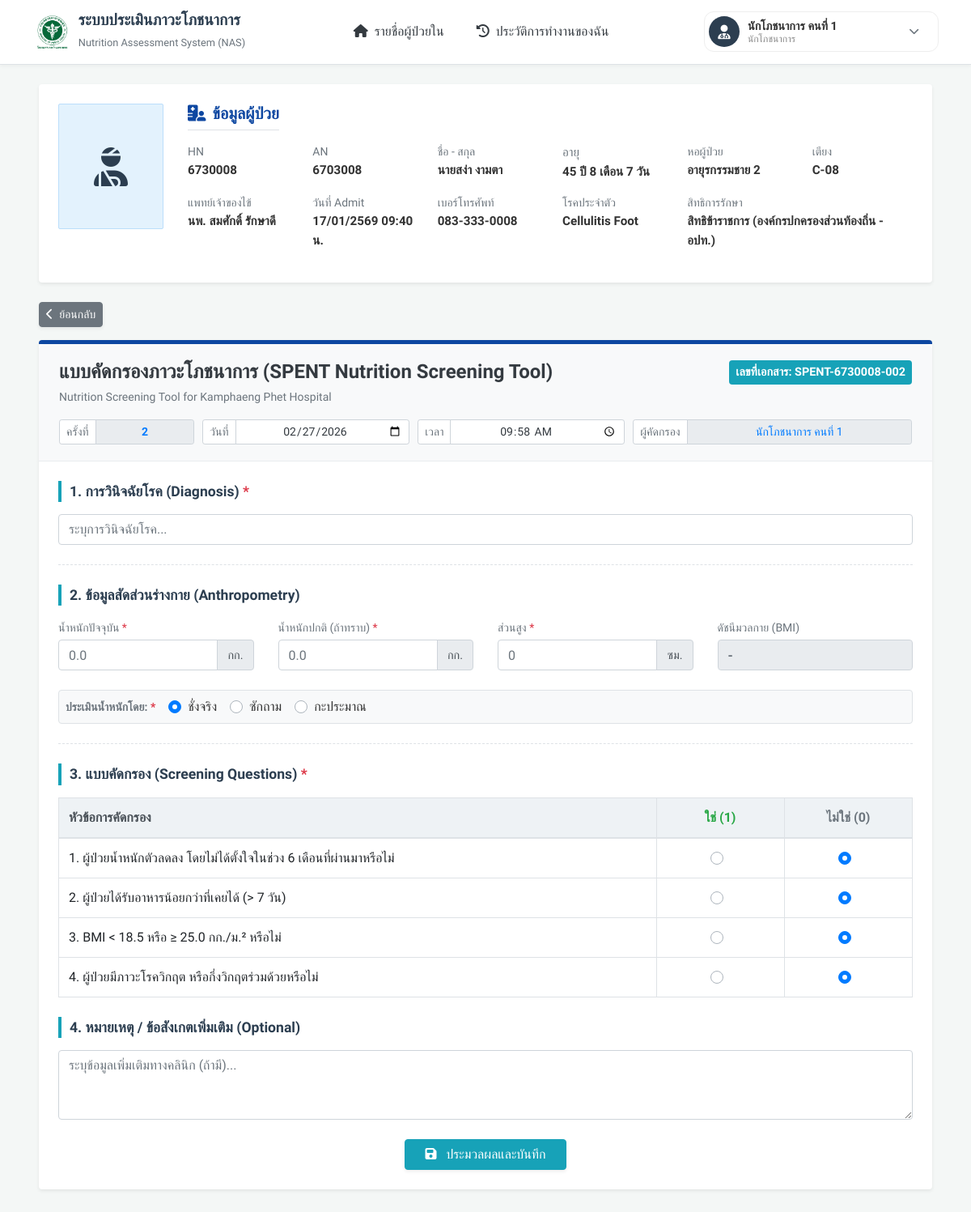
The page /nutrition_screening_form.php?hn=6730008&an=6703008 (signed in) on the database its author committed.
### tables this page shows
CREATE TABLE `admissions` (
  `admissions_id` int(11) NOT NULL COMMENT 'รหัสลำดับการเข้ารับการรักษาในระบบ',
  `admissions_an` varchar(20) NOT NULL COMMENT 'เลขที่ผู้ป่วยใน',
  `patient_id` int(11) NOT NULL COMMENT 'รหัสผู้ป่วย',
  `health_insurance_id` int(11) NOT NULL COMMENT 'สิทธิการรักษาพยาบาล',
  `admit_datetime` datetime NOT NULL COMMENT 'วันและเวลาที่รับผู้ป่วยเข้าพักรักษาตัว',
  `discharge_datetime` datetime DEFAULT NULL COMMENT 'วันและเวลาที่จำหน่ายผู้ป่วยออกจากโรงพยาบาล',
  `ward_id` int(11) NOT NULL COMMENT 'รหัสหอผู้ป่วยที่เข้ารักษา',
  `bed_number` varchar(10) DEFAULT NULL COMMENT 'หมายเลขเตียงของผู้ป่วย',
  `doctor_id` int(11) DEFAULT NULL COMMENT 'รหัสแพทย์เจ้าของไข้ผู้รับผิดชอบ',
  `status` varchar(50) NOT NULL DEFAULT 'Admitted' COMMENT 'สถานะผู้ป่วย (Admitted = กำลังรักษาตัว, Discharged = จำหน่ายออกแล้ว)',
  `created_at` datetime DEFAULT current_timestamp() COMMENT 'วันและเวลาที่สร้าง'
);

CREATE TABLE `patient` (
  `patient_id` int(11) NOT NULL COMMENT 'รหัสลำดับอ้างอิงข้อมูลผู้ป่วย',
  `patient_hn` varchar(20) NOT NULL COMMENT 'รหัสประจำตัวผู้ป่วย',
  `patient_id_card` varchar(13) DEFAULT NULL COMMENT 'เลขประจำตัวประชาชน 13 หลัก',
  `patient_firstname` varchar(100) NOT NULL COMMENT 'ชื่อจริงผู้ป่วย',
  `patient_lastname` varchar(100) NOT NULL COMMENT 'นามสกุลผู้ป่วย',
  `patient_gender` enum('ชาย','หญิง') DEFAULT NULL COMMENT 'เพศของผู้ป่วย',
  `patient_dob` date DEFAULT NULL COMMENT 'วันเดือนปีเกิดของผู้ป่วย',
  `patient_phone` varchar(20) DEFAULT NULL COMMENT 'เบอร์โทรศัพท์สำหรับติดต่อผู้ป่วยหรือญาติ',
  `patient_drug_allergy` text DEFAULT NULL COMMENT 'ประวัติการแพ้ยา',
  `patient_congenital_disease` text DEFAULT NULL COMMENT 'โรคประจำตัว'
);

CREATE TABLE `ward` (
  `ward_id` int(11) NOT NULL COMMENT 'รหัสลำดับอ้างอิงหอผู้ป่วย',
  `ward_name` varchar(100) NOT NULL COMMENT 'ชื่อหอผู้ป่วย'
);

CREATE TABLE `doctor` (
  `doctor_id` int(11) NOT NULL COMMENT 'รหัสลำดับอ้างอิงข้อมูลแพทย์',
  `doctor_name` varchar(100) NOT NULL COMMENT 'ชื่อ-นามสกุลของแพทย์',
  `doctor_specialty` varchar(100) DEFAULT NULL COMMENT 'ความเชี่ยวชาญเฉพาะทางหรือแผนกที่สังกัด'
);

CREATE TABLE `health_insurance` (
  `health_insurance_id` int(11) NOT NULL COMMENT 'รหัสลำดับอ้างอิงสิทธิการรักษาพยาบาล',
  `health_insurance_name` varchar(100) NOT NULL COMMENT 'ชื่อสิทธิการรักษาพยาบาลของผู้ป่วย'
);

CREATE TABLE `nutritionist` (
  `nutritionist_id` int(11) NOT NULL COMMENT 'รหัสลำดับอ้างอิงข้อมูลนักโภชนาการ',
  `nutritionist_code` varchar(50) DEFAULT NULL COMMENT 'เลขที่ใบประกอบวิชาชีพ',
  `nutritionist_fullname` varchar(255) NOT NULL COMMENT 'ชื่อ-นามสกุลของนักโภชนาการ',
  `nutritionist_gender` enum('ชาย','หญิง') NOT NULL DEFAULT 'ชาย' COMMENT 'เพศของนักโภชนาการ',
  `nutritionist_position` varchar(100) DEFAULT 'นักโภชนาการ' COMMENT 'ตำแหน่งงาน',
  `nutritionist_username` varchar(100) NOT NULL COMMENT 'ชื่อผู้ใช้งาน',
  `nutritionist_password` varchar(255) NOT NULL COMMENT 'รหัสผ่าน',
  `nutritionist_email` varchar(100) DEFAULT NULL COMMENT 'อีเมล',
  `nutritionist_phone` varchar(20) DEFAULT NULL COMMENT 'เบอร์โทรศัพท์',
  `is_active` tinyint(1) NOT NULL DEFAULT 1 COMMENT 'สถานะบัญชีผู้ใช้งาน (1 = เปิดใช้งาน/ล็อกอินได้, 0 = ระงับบัญชี/ล็อกอินไม่ได้)',
  `is_admin` tinyint(1) NOT NULL DEFAULT 0 COMMENT 'สิทธิ์ผู้ดูแลระบบ (1 = แอดมินจัดการระบบได้, 0 = ผู้ใช้งาน/นักโภชนาการทั่วไป)',
  `created_at` timestamp NOT NULL DEFAULT current_timestamp() COMMENT 'วันและเวลาที่สร้างบัญชีผู้ใช้งานนี้ในระบบ'
);

### nutrition_screening_form.php (the view, shortened to what the rows shown need)
<?php
require_once 'connect_db.php';
$hn = trim($_GET['hn'] ?? '');
$an = trim($_GET['an'] ?? '');
try {
    $sql_patient = "
        SELECT
            patient.patient_hn,
            patient.patient_firstname,
            patient.patient_lastname,
            patient.patient_dob,
            patient.patient_phone,
            patient.patient_congenital_disease,
            admissions.admit_datetime,
            admissions.admissions_an,
            admissions.bed_number,
            ward.ward_name,
            doctor.doctor_name,
            health_insurance.health_insurance_name
        FROM patient
        JOIN admissions ON patient.patient_id = admissions.patient_id
        LEFT JOIN ward ON admissions.ward_id = ward.ward_id
        LEFT JOIN doctor ON admissions.doctor_id = doctor.doctor_id
        LEFT JOIN health_insurance ON admissions.health_insurance_id = health_insurance.health_insurance_id
        WHERE patient.patient_hn = :hn AND admissions.admissions_an = :an
        LIMIT 1
    ";
    $stmt = $conn->prepare($sql_patient);
    $stmt->execute([':hn' => $hn, ':an' => $an]);
    $patient = $stmt->fetch(PDO::FETCH_ASSOC);
    $age = '-';
    if (!empty($patient['patient_dob'])) {
        $dob = new DateTime($patient['patient_dob']);
        $now = new DateTime();
        $diff = $now->diff($dob);
        $age = $diff->y . ' ปี ' . $diff->m . ' เดือน ' . $diff->d . ' วัน';
    }
    $admit_date = '-';
    if (!empty($patient['admit_datetime'])) {
        $dt = new DateTime($patient['admit_datetime']);
        $thai_year = $dt->format('Y') + 543;
        $admit_date = $dt->format('d/m/') . $thai_year . ' ' . $dt->format('H:i') . ' น.';
    }
    $stmt_user = $conn->prepare("SELECT nutritionist_fullname FROM nutritionist WHERE nutritionist_id = :uid");
    $stmt_user->execute([':uid' => $_SESSION['user_id']]);
    $current_user_name = $stmt_user->fetchColumn();
} catch (PDOException $e) {
    error_log("Database Error: " . $e->getMessage());
    die("ข้อผิดพลาดในระบบ");
}
?>
<!DOCTYPE html>
<html lang="th">
<head>
    <link rel="stylesheet" href="https://cdnjs.cloudflare.com/ajax/libs/font-awesome/6.4.0/css/all.min.css">
    <link rel="stylesheet" href="https://cdn.jsdelivr.net/npm/bootstrap@4.6.2/dist/css/bootstrap.min.css">
    <link rel="stylesheet" href="css/nutrition_screening_form.css">
</head>
<body>
    <nav class="navbar navbar-expand-md navbar-light fixed-top navbar-custom border-bottom">
        <div class="container-fluid px-lg-4">
            <a class="navbar-brand d-flex align-items-center" href="#">
                <div class="brand-text">
                    <h1>ระบบประเมินภาวะโภชนาการ</h1>
                </div>
            </a>
        </div>
    </nav>
    <div class="container-fluid px-lg-5 mt-4">
        <form id="mainForm" method="POST" action="nutrition_screening_form_save.php">
            <div class="card border-0 shadow-sm mb-4">
                <div class="card-body p-4">
                    <div class="row">
                        <div class="col">
                            <div class="row">
                                <div class="col-6 col-md-3 col-lg-2 mb-3"><small class="text-muted d-block">HN</small><span class="font-weight-bold" style="font-size: 0.95rem;"><?php echo htmlspecialchars($patient['patient_hn']); ?></span></div>
                                <div class="col-6 col-md-3 col-lg-2 mb-3"><small class="text-muted d-block">AN</small><span class="font-weight-bold" style="font-size: 0.95rem;"><?php echo htmlspecialchars($patient['admissions_an']); ?></span></div>
                                <div class="col-12 col-md-6 col-lg-2 mb-3"><small class="text-muted d-block">ชื่อ - สกุล</small><span class="font-weight-bold" style="font-size: 0.95rem;"><?php echo htmlspecialchars($patient['patient_firstname']) . ' ' . htmlspecialchars($patient['patient_lastname']); ?></span></div>
                                <div class="col-6 col-md-4 col-lg-2 mb-3"><small class="text-muted d-block" style="font-size: 0.95rem;">อายุ</small><span class="font-weight-bold" style="font-size: 0.95rem;"><?php echo htmlspecialchars($age); ?></span></div>
                                <div class="col-6 col-md-6 col-lg-2 mb-3"><small class="text-muted d-block">หอผู้ป่วย</small><span class="font-weight-bold" style="font-size: 0.95rem;"><?php echo htmlspecialchars($patient['ward_name'] ?? '-'); ?></span></div>
                                <div class="col-6 col-md-6 col-lg-2 mb-3"><small class="text-muted d-block">เตียง</small><span class="font-weight-bold" style="font-size: 0.95rem;"><?php echo htmlspecialchars($patient['bed_number'] ?? '-'); ?></span></div>
                                <div class="col-12 col-md-6 col-lg-2 mb-3"><small class="text-muted d-block">แพทย์เจ้าของไข้</small><span class="font-weight-bold" style="font-size: 0.95rem;"><?php echo htmlspecialchars($patient['doctor_name'] ?? '-'); ?></span></div>
                                <div class="col-6 col-md-6 col-lg-2 mb-3"><small class="text-muted d-block">วันที่ Admit</small><span class="font-weight-bold" style="font-size: 0.95rem;"><?php echo htmlspecialchars($admit_date); ?></span></div>
                                <div class="col-6 col-md-6 col-lg-2 mb-3"><small class="text-muted d-block">เบอร์โทรศัพท์</small><span class="font-weight-bold" style="font-size: 0.95rem;"><?php echo htmlspecialchars($patient['patient_phone'] ?? '-'); ?></span></div>
                                <div class="col-12 col-md-6 col-lg-2 mb-3">
                                    <small class="text-muted d-block">โรคประจำตัว</small>
                                    <span class="font-weight-bold" style="font-size: 0.95rem;"><?php echo htmlspecialchars($patient['patient_congenital_disease'] ?? '-'); ?></span>
                                </div>
                                <div class="col-12 col-md-6 col-lg-4 mb-3">
                                    <small class="text-muted d-block">สิทธิการรักษา</small>
                                    <span class="font-weight-bold" style="font-size: 0.95rem;"><?php echo htmlspecialchars($patient['health_insurance_name'] ?? '-'); ?></span>
                                </div>
                            </div>
                        </div>
                    </div>
                </div>
            </div>
            <div class="card mb-5 border-0 shadow-sm" style="border-top: 5px solid #0d47a1 !important;">
                <div class="form-header-box">
                    <div class="form-row">
                        <div class="col-md-4">
                            <div class="input-group input-group-sm">
                                <div class="input-group-prepend"><span class="input-group-text bg-white text-muted">ผู้คัดกรอง</span></div><input type="text"
                                    class="form-control text-center text-primary"
                                    name="assessor_name_display"
                                    value="<?php echo htmlspecialchars($current_user_name); ?>"
                                    readonly>
                            </div>
                        </div>
                    </div>
                </div>
                <div class="card-body p-4">
                    <div class="mb-4">
                        <table class="table table-bordered table-screening mb-0">
                            <thead>
                                <tr>
                                    <th style="width: 70%; border-bottom: 2px solid #dee2e6;">หัวข้อการคัดกรอง</th>
                                    <th class="text-center text-success" style="width: 15%; border-bottom: 2px solid #dee2e6;">ใช่ (1)</th>
                                    <th class="text-center text-muted" style="width: 15%; border-bottom: 2px solid #dee2e6;">ไม่ใช่ (0)</th>
                                </tr>
                            </thead>
                        </table>
                    </div>
                </div>
            </div>
        </form>
    </div>
</body>
</html>

### rows shown on the page
admissions: patient.patient_hn "6730008", admissions_an "6703008", patient.patient_firstname "นายสง่า", patient.patient_lastname "งามตา", patient.patient_dob "45 ปี 8 เดือน 7 วัน", ward.ward_name "อายุรกรรมชาย 2", bed_number "C-08", doctor.doctor_name "นพ. สมศักดิ์ รักษาดี", admit_datetime "17/01/2569 09:40 น.", patient.patient_phone "083-333-0008", patient.patient_congenital_disease "Cellulitis Foot", health_insurance.health_insurance_name "สิทธิข้าราชการ (องค์กรปกครองส่วนท้องถิ่น - อปท.)"
nutritionist: assessor_name_display "นักโภชนาการ คนที่ 1"

### other values the page prints
$_SESSION['user_name'] "นักโภชนาการ คนที่ 1"
$_SESSION['user_position'] "นักโภชนาการ"
$doc_no_show "SPENT-6730008-002"
